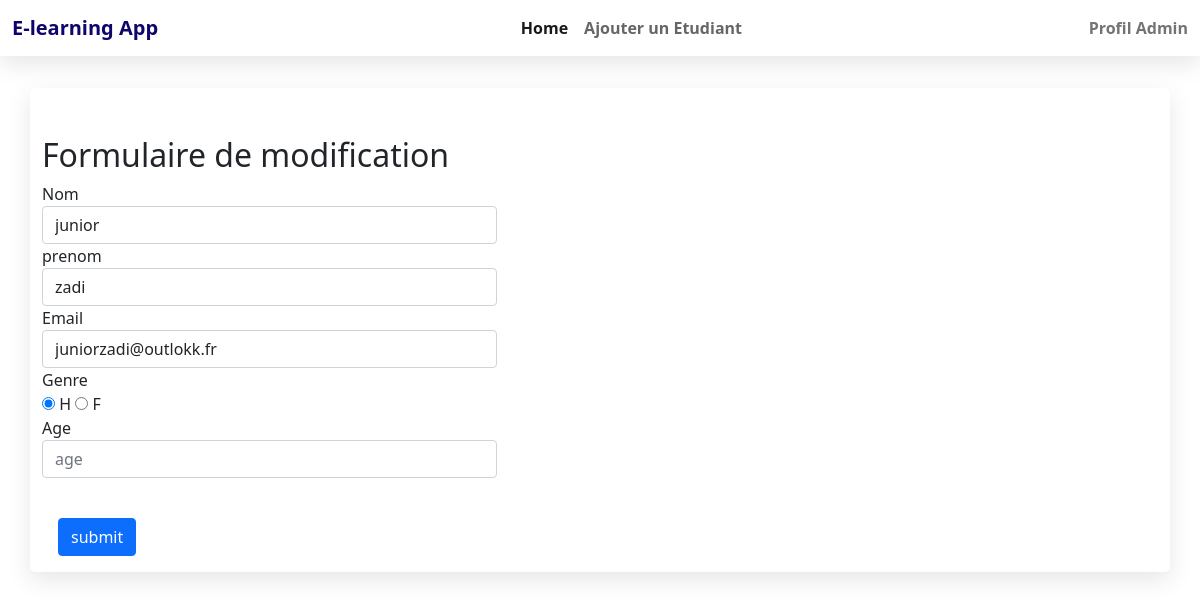
The page /update.php?id=5 on the database its author committed.
### tables this page shows
CREATE TABLE IF NOT EXISTS `etudiant` (
  `id` int(11) NOT NULL AUTO_INCREMENT,
  `first_name` varchar(255) NOT NULL,
  `last_name` varchar(255) NOT NULL,
  `email` varchar(70) NOT NULL,
  `gender` varchar(255) NOT NULL,
  `age` int(255) NOT NULL,
  PRIMARY KEY (`id`)
);

### update.php (the view, shortened to what this page needs)
<?php
require_once ('connect.php');
	$id = $_GET['id'];
	$selSql = "SELECT * FROM `etudiant` WHERE id=$id";
	$res = mysqli_query($con, $selSql);
	$r = mysqli_fetch_assoc($res);
 ?>
<!DOCTYPE html>
<html>
<head>
	<link href="https://cdn.jsdelivr.net/npm/bootstrap@5.1.3/dist/css/bootstrap.min.css" rel="stylesheet">
	<link rel="stylesheet" href="https://stackpath.bootstrapcdn.com/font-awesome/4.7.0/css/font-awesome.min.css">
	<link rel="stylesheet" href="style.css" >
</head>
<body>
	<?php
		include 'navbar.php';
	 ?>
	<div class="container">
		<div class="row pt-4">
			<form action="" method="POST" class="form-horizontal col-md-6 pt-4">
				<h2> Formulaire de modification </h2>
				<div class="form-group">
					<label for="input1" class="col-sm-2 control-label">Nom</label>
					<div class="col-sm-10">
						<input type="text" name="nom" placeholder="Nom"
						class="form-control" id="input1"
						value="<?php echo $r['first_name'] ?>">
					</div>
				</div>
				<div class="form-group">
					<label for="input1" class="col-sm-2 control-label">prenom</label>
					<div class="col-sm-10">
						<input type="text" name="prenom" placeholder="prenom" class="form-control" id="input1"
						value="<?php echo $r['last_name'] ?>">
					</div>
				</div>
				<div class="form-group">
					<label for="input1" class="col-sm-2 control-label">Email</label>
					<div class="col-sm-10">
						<input type="email" name="email" placeholder="e-mail" class="form-control" id="input1"
						value="<?php echo $r['email'] ?>">
					</div>
				</div>
				<div class="form-group">
					<label for="input1" class="col-sm-2 control-label">Genre</label>
					<div class="col-sm-10">
						<label>
							<input type="radio" name="gender" id="optionsRadios"
							value="h" <?php if($r['gender'] == 'h'){ echo "checked";} ?>>
							H
						</label>
						<label>
							<input type="radio" name="gender" id="optionsRadios" value="f" <?php if($r['gender'] == 'f'){ echo "checked";} ?>>
							F
						</label>
					</div>
				</div>
				<div class="form-group">
					<label for="input1" class="col-sm-2 control-label">Age</label>
					<div class="col-sm-10">
					<input type="text" name="age" placeholder="age" class="form-control">
					</div>
				</div>
				<div class="pt-4">
					<input type="submit" value="submit" class="btn btn-primary m-3">
				</div>
			</form>
		</div>
	</div>
</body>
</html>

### style.css (style rules this page uses)
.container { margin-top: 2rem; background-color: #fff; border-radius: 5px; box-shadow: 0 .5rem 1.5rem rgba(0, 0, 0, .1); }

### rows shown on the page
etudiant: nom "junior", prenom "zadi", email "juniorzadi@outlokk.fr", gender "☑ H", gender "☐ F"
